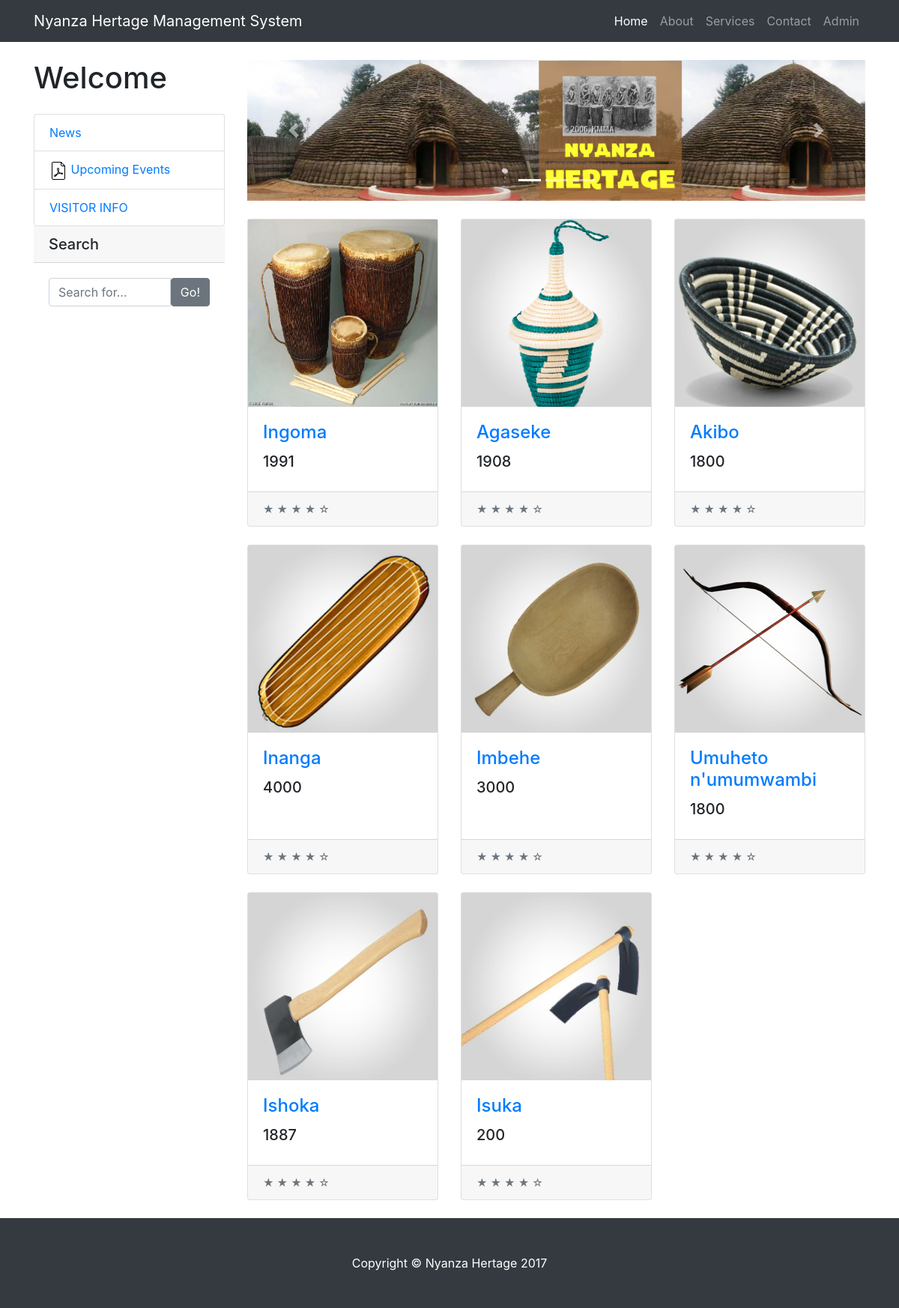
The page / on the database its author committed.
### tables this page shows
CREATE TABLE IF NOT EXISTS `ibikoresho` (
`ID` int(5) NOT NULL,
  `name` varchar(30) NOT NULL,
  `image` varchar(255) NOT NULL,
  `size` varchar(11) NOT NULL,
  `year` int(10) NOT NULL,
  `chamber` varchar(20) NOT NULL,
  `decs` mediumtext NOT NULL,
  `time` datetime NOT NULL
);

### index.php (the view, shortened to what this page needs)
<?php
$con = mysql_connect("localhost","root","");
?>
<!DOCTYPE html PUBLIC "-//W3C//DTD XHTML 1.0 Transitional//EN" "http://www.w3.org/TR/xhtml1/DTD/xhtml1-transitional.dtd">
<html xmlns="http://www.w3.org/1999/xhtml">
<head>
<link href="bootstrap/css/bootstrap.min.css" rel="stylesheet" type="text/css" />
<link href="css/nyanza.css" rel="stylesheet">
</head>
</head>
<body>
    <nav class="navbar navbar-expand-lg navbar-dark bg-dark fixed-top">
      <div class="container">
        <a class="navbar-brand" href="index.php">Nyanza Hertage Management System</a>
        <div class="collapse navbar-collapse" id="navbarResponsive">
          <ul class="navbar-nav ml-auto">
            <li class="nav-item active">
              <a class="nav-link" href="index.php">Home
              </a>
            </li>
            <li class="nav-item">
              <a class="nav-link" href="about.php">About</a>
            </li>
            <li class="nav-item">
              <a class="nav-link" href="service.php">Services</a>
            </li>
            <li class="nav-item">
              <a class="nav-link" href="contact.php">Contact</a>
            </li>
			<li class="nav-item">
              <a class="nav-link" href="admin.php">Admin</a>
            </li>
          </ul>
        </div>
      </div>
    </nav>
    <div class="container">
      <div class="row">
        <div class="col-lg-3">
          <h1 class="my-4">Welcome</h1>
          <div class="list-group">
            <a href="news.php" class="list-group-item">News</a>
            <a class="list-group-item" href="Rwanda_Museums_Events_Calendar_2017-2018.pdf" target="_blank"><img src="pdf.PNG" /> Upcoming Events</a>
            <a href="visitor_info.php" class="list-group-item">VISITOR INFO</a>
          </div>
		 <h5 class="card-header">Search</h5>
            <div class="card-body">
			 <form action="search_Item.php" method="post">
              <div class="input-group">
                <input name="search" type="text" class="form-control" placeholder="Search for..." onkeydown="searchq();">
                <span class="input-group-btn">
                  <button class="btn btn-secondary" type="button">Go!</button>
                </span>
			</div>
			</form>
		  </div>
        </div>
 <div class="col-lg-9">
          <div id="carouselExampleIndicators" class="carousel slide my-4" data-ride="carousel">
            <ol class="carousel-indicators">
              <li data-target="#carouselExampleIndicators" data-slide-to="0" class="active"></li>
              <li data-target="#carouselExampleIndicators" data-slide-to="1"></li>
              <li data-target="#carouselExampleIndicators" data-slide-to="2"></li>
            </ol>
            <div class="carousel-inner" role="listbox">
              <div class="carousel-item active">
                <img class="d-block img-fluid" src="images/nyanzahertage.jpg" alt="First slide">
              </div>
            </div>
            <a class="carousel-control-prev" href="#carouselExampleIndicators" role="button" data-slide="prev">
              <span class="carousel-control-prev-icon" aria-hidden="true"></span>
            </a>
            <a class="carousel-control-next" href="#carouselExampleIndicators" role="button" data-slide="next">
              <span class="carousel-control-next-icon" aria-hidden="true"></span>
            </a>
          </div>
          <div class="row">
<?php
$qry=mysql_query("SELECT * FROM ibikoresho order by ID ASC ", $con);
while($row=mysql_fetch_array($qry))
{
?>
            <div class="col-lg-4 col-md-6 mb-4">
              <div class="card h-100">
                <div class="tl_row"><?php echo "<a href=display-detailed.php?ID=".$row['ID']."><img src='upload/".$row['image']."'>"; ?></div>
                <div class="card-body">
                  <h4 class="card-title">
                    <?php "<a href=display-detailed.php?ID=".$row['ID'].">";?> <?php echo $row['name'];?></a>
                  </h4>
                  <h5><?php echo $row['year'];?></h5>
                </div>
                <div class="card-footer">
                  <small class="text-muted">&#9733; &#9733; &#9733; &#9733; &#9734;</small>
                </div>
              </div>
            </div>
<?php }?>
            </div>
</div>
</div>
 </div>
    <footer class="py-5 bg-dark">
      <div class="container">
        <p class="m-0 text-center text-white">Copyright &copy; Nyanza Hertage 2017</p>
      </div>
    </footer>
</body>
</html>

### css/nyanza.css (style rules this page uses)
body { padding-top: 54px; }
@media (min-width: 992px) { body { padding-top: 56px; } }

### index.php (style rules this page uses)
.tl_row img { width:100%; height:250px; }

### rows shown on the page
ibikoresho: image (picture), name "Ingoma", year "1991"
ibikoresho: image (picture), name "Agaseke", year "1908"
ibikoresho: image (picture), name "Akibo", year "1800"
ibikoresho: image (picture), name "Inanga", year "4000"
ibikoresho: image (picture), name "Imbehe", year "3000"
ibikoresho: image (picture), name "Umuheto n'umumwambi", year "1800"
ibikoresho: image (picture), name "Ishoka", year "1887"
ibikoresho: image (picture), name "Isuka", year "200"
